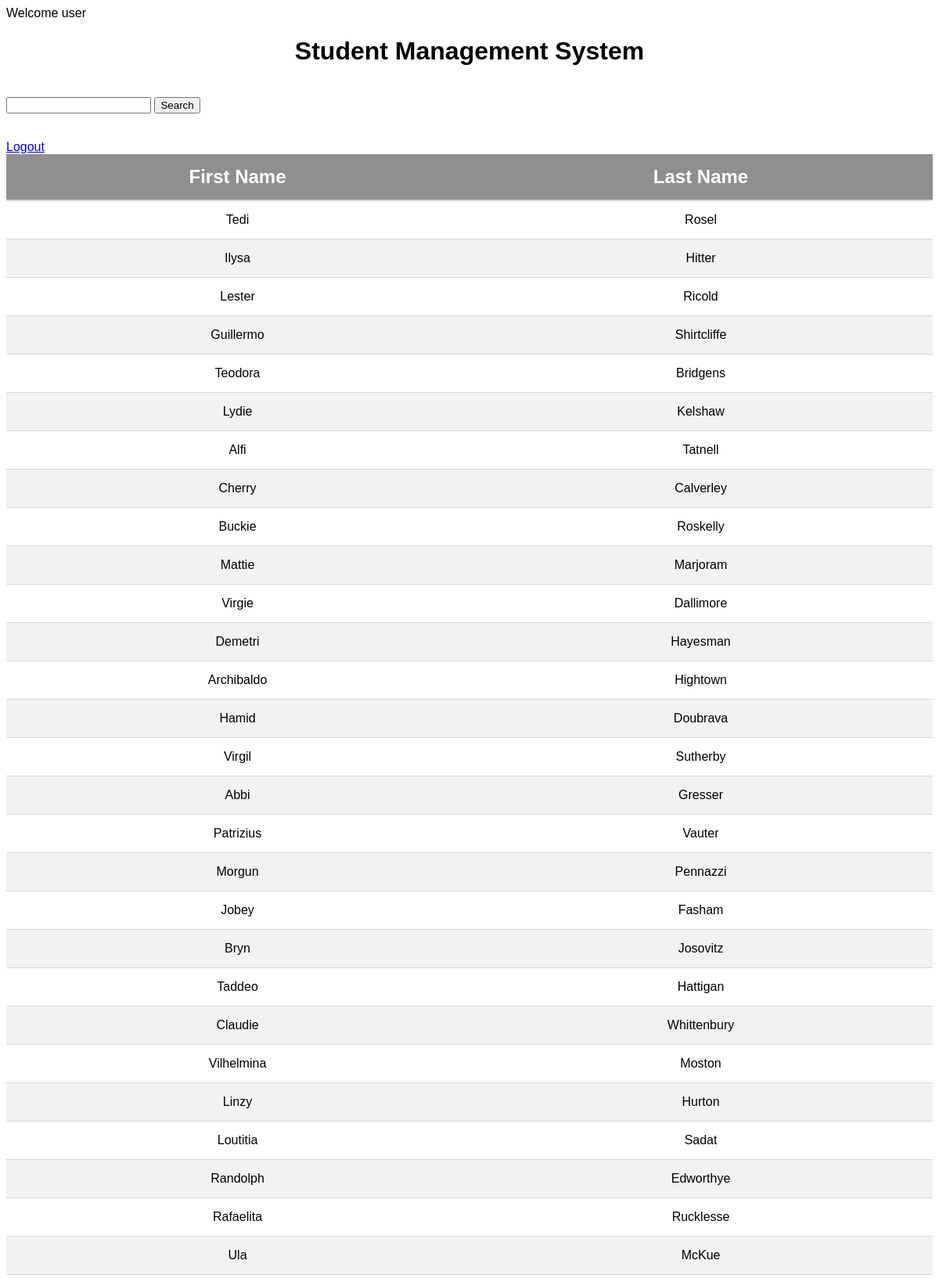
Page /index.php (signed in, upper part) on the committed database.
### tables this page shows
CREATE TABLE `student_list` (
  `id` int(11) NOT NULL,
  `first_name` varchar(30) NOT NULL,
  `last_name` varchar(20) NOT NULL,
  `gender` varchar(10) NOT NULL,
  `added_at` datetime NOT NULL DEFAULT current_timestamp()
);

### index.php (the view, shortened to what this page needs)
<?php
if (isset($_SESSION['UserLogin'])) {
    echo "Welcome " . $_SESSION['UserLogin'];
} else {
    echo header("Location: login.php");
}
$connection = connection();
$sql = "SELECT * FROM student_list ORDER BY id DESC";
$students = $connection->query($sql) or die($connection->error);
$row = $students->fetch_assoc();
?>
<!DOCTYPE html>
<html lang="en">
<head>
    <link rel="stylesheet" href="css/style.css">
</head>
<body>
    <h1>Student Management System</h1>
    <br>
    <form action="" method="get">
        <input type="text" name="search" id="search" value="<?php echo isset($_GET['search']) ? htmlspecialchars($_GET['search']) : ''; ?>">
        <button type="submit" name="btn_search"> Search</button>
    </form>
    <br>
    <?php if (isset($_SESSION['UserLogin'])) { ?>
        <a href="logout.php">Logout</a>
    <?php } else { ?>
        <a href="login.php">Login</a>
    <?php } ?>
    <table>
        <thead>
            <tr>
                <th>
                    <h2>First Name</h2>
                </th>
                <th>
                    <h2>Last Name</h2>
                </th>
            </tr>
        </thead>
        <tbody>
            <?php
            do {
            ?>
                <tr>
                    <td><?php echo $row['first_name']; ?></td>
                    <td><?php echo $row['last_name']; ?></td>
                </tr>
            <?php
            } while ($row = $students->fetch_assoc())
            ?>
        </tbody>
    </table>
</body>
</html>

### css/style.css (style rules this page uses)
body { font-family: "Arial"; }
h1 { text-align: center; }
table { width: 100%; text-align: center; padding: 10px; box-sizing: border-box; background-color: #ffffff; font-size: 16px; border-collapse: collapse; position: relative; left: 0; }
th, td { text-align: center; padding: 15px; box-sizing: border-box; }
thead { color: #ffffff; font-weight: normal; background-color: #8f8f8f; border-bottom: solid 2px #d8d8d8; position: sticky; top: 0; }
td { border: solid 1px #d8d8d8; border-left: 0; border-right: 0; white-space: nowrap; }
h2 { margin: 0; padding: 0; }

### rows in the picture
student_list: first_name "Tedi", last_name "Rosel"
student_list: first_name "Ilysa", last_name "Hitter"
student_list: first_name "Lester", last_name "Ricold"
student_list: first_name "Guillermo", last_name "Shirtcliffe"
student_list: first_name "Teodora", last_name "Bridgens"
student_list: first_name "Lydie", last_name "Kelshaw"
student_list: first_name "Alfi", last_name "Tatnell"
student_list: first_name "Cherry", last_name "Calverley"
student_list: first_name "Buckie", last_name "Roskelly"
student_list: first_name "Mattie", last_name "Marjoram"
student_list: first_name "Virgie", last_name "Dallimore"
student_list: first_name "Demetri", last_name "Hayesman"
student_list: first_name "Archibaldo", last_name "Hightown"
student_list: first_name "Hamid", last_name "Doubrava"
student_list: first_name "Virgil", last_name "Sutherby"
student_list: first_name "Abbi", last_name "Gresser"
student_list: first_name "Patrizius", last_name "Vauter"
student_list: first_name "Morgun", last_name "Pennazzi"
student_list: first_name "Jobey", last_name "Fasham"
student_list: first_name "Bryn", last_name "Josovitz"
student_list: first_name "Taddeo", last_name "Hattigan"
student_list: first_name "Claudie", last_name "Whittenbury"
student_list: first_name "Vilhelmina", last_name "Moston"
student_list: first_name "Linzy", last_name "Hurton"
student_list: first_name "Loutitia", last_name "Sadat"
student_list: first_name "Randolph", last_name "Edworthye"
student_list: first_name "Rafaelita", last_name "Rucklesse"
student_list: first_name "Ula", last_name "McKue"

### other values in the picture
$_SESSION['UserLogin'] "user"
